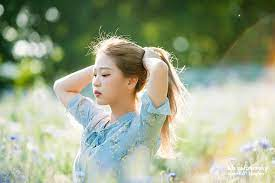
#> input picture detect_image_type_image/portrait2.jpg, 275 x 183 px
$ python detect_image_type.py
#> lines starting #> are read from the running program, lines starting #| are printed output that depends on the picture; after the words box and inside, x2 and y2 are one past the last pixel; in counts of white or black regions, pixels touching at a corner belong together
import cv2
import numpy as np

#얼굴인식 casecade 사용
face_cascade = cv2.CascadeClassifier('haarcascade_frontalface_default.xml')
#hog객체 생성 및 설정
body = cv2.HOGDescriptor()
body.setSVMDetector(cv2.HOGDescriptor_getDefaultPeopleDetector())
bodyParams = {'winStride':(8,8), 'padding':(32, 32), 'scale':1.05, 'hitThreshold':0}

#사진들의 크기 똑같이 조정
def hconcat_resize_min(img_list, interpolation=cv2.INTER_CUBIC):
    horizon_min = min(img.shape[0] for img in img_list)
    img_list_resize = [cv2.resize(img, (int(img.shape[1] * horizon_min / img.shape[0]), horizon_min), interpolation=interpolation)
                      for img in img_list]
    return cv2.hconcat(img_list_resize)

#읽을 사진 파일 portrait1~6, landscape1~6 이미지 넣을 수 있음
img1 = cv2.imread("./detect_image_type_image/portrait2.jpg")
#> img1 is the input picture: shape (183, 275, 3); mean B, G, R 137.9, 165.6, 155.4
img2 = cv2.imread("./detect_image_type_image/landscape2.jpg")
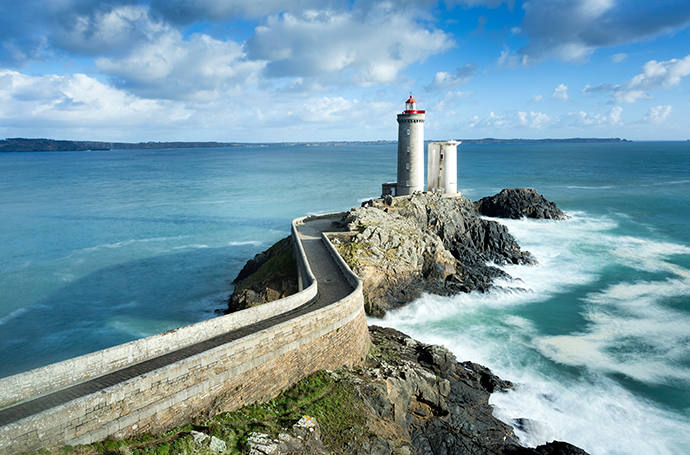
#> input picture detect_image_type_image/landscape2.jpg, 690 x 455 px
#> img2 is the input picture: shape (455, 690, 3); mean B, G, R 166.6, 153.4, 119

#색상 gray로 변경
gray1 = cv2.cvtColor(img1, cv2.COLOR_BGR2GRAY)
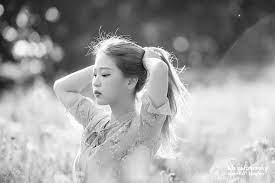
#> gray1: shape (183, 275); min 6, max 255, mean 159.4
gray2 = cv2.cvtColor(img2, cv2.COLOR_BGR2GRAY)
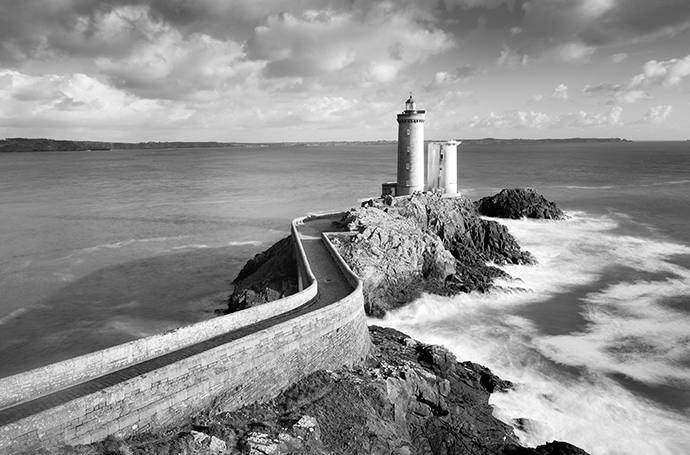
#> gray2: shape (455, 690); min 0, max 255, mean 144.6

#얼굴인식 cascade를 사용해서 객체 검출
faces1 = face_cascade.detectMultiScale(gray1, 1.1, 4)
#> faces1 = ()
faces2 = face_cascade.detectMultiScale(gray2, 1.1, 4)
#> faces2 = ()

#사람 몸 인식해서 객체 검출
human1, r1 = body.detectMultiScale(gray1, **bodyParams)
#> human1 = [[118, 30, 79, 153]]; r1 = [0.377]
human2, r2 = body.detectMultiScale(gray2, **bodyParams)
#> human2 = (); r2 = ()

#얼굴의 갯수 검출
count_face1 = 0      #얼굴 갯수 0개로 초기화
for(x, y, w, h) in faces1:
    cv2.rectangle(img1, (x, y), (x + w, y + h), (255, 0, 0), 2)
    count_face1 += 1     #얼굴이 인식되면 갯수 하나씩 증가
#> this loop made 0 passes
#> after the loop, count_face1 = 0

count_face2 = 0
for(x, y, w, h) in faces2:
    cv2.rectangle(img2, (x, y), (x + w, y + h), (255, 0, 0), 2)
    count_face2 += 1
#> after the loop, count_face2 = 0

#사람 몸의 갯수 검출
count_body1 = 0      #사람 몸의 갯수 0개로 초기화
for (x,y,w,h) in human1:
    cv2.rectangle(img1,(x,y),(x+w,y+h),(255,0,0), 2)
    count_body1 += 1     #사람 몸이 인식되면 갯수 하나씩 증가
#> this loop made 1 pass
#> (x, y, w, h, count_body1) on pass 1: (118, 30, 79, 153, 1)
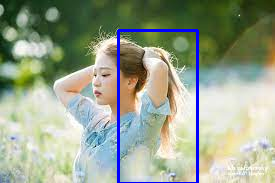
#> img1: shape (183, 275, 3); 2.44% of pixels changed, all inside (x1, y1, x2, y2) = (117, 29, 199, 183)
#> after the loop, count_body1 = 1

count_body2 = 0
for (x,y,w,h) in human2:
    cv2.rectangle(img2,(x,y),(x+w,y+h),(255,0,0), 2)
    count_body2 += 1
#> after the loop, count_body2 = 0

#이미지가 인물사진인지 풍경사진인지 검출
find_image_type1 = 0        #이미지타입 0으로 초기화 함
if count_face1 > 0:      #이미지에서 얼굴이 검출되어 count_face > 0이면
    find_image_type1 = 1    #이미지타입에 1 대입

elif count_body1 > 0:      #이미지에서 사람 몸이 검출되어 count_body > 0 이면
    find_image_type1 = 1     #이미지 타입에 1 대입

if find_image_type1 == 0:    #이미지 타입이 0이면 풍경사진이라고 출력
    print("Left image is landscape")

elif find_image_type1 == 1:  #이미지 타입이 1이면 인물사진이라고 출력
    print("Left image is portrait")

find_image_type2 = 0
if count_face2 > 0:
    find_image_type2 = 1

elif count_body2 > 0:
    find_image_type2 = 1

if find_image_type2 == 0:
    print("Right image is landscape")

elif find_image_type2 == 1:
    print("Right image is portrait")

img_horizon_resize = hconcat_resize_min([img1, img2])
#> in hconcat_resize_min, `horizon_min = min(img.shape[0] for img in img_list)`: horizon_min = 183
#> in hconcat_resize_min, `img_list_resize = [cv2.resize(img, (int(img.shape[1] * horizon_min / i..`: img_list_resize = 2 items
#> in hconcat_resize_min, `return cv2.hconcat(img_list_resize)`:
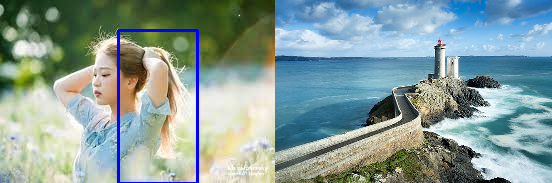
#> returned value: shape (183, 552, 3); mean of channels 0, 1, 2 153.8, 157.5, 135.3; drawn as B, G, R
cv2.imshow('Imges type', img_horizon_resize)
cv2.waitKey()
